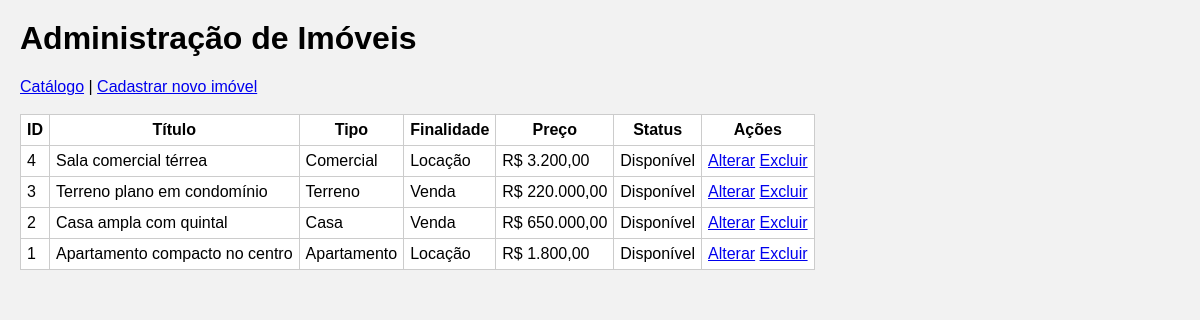
Page /Imovel/admin.php on the earlier database version.
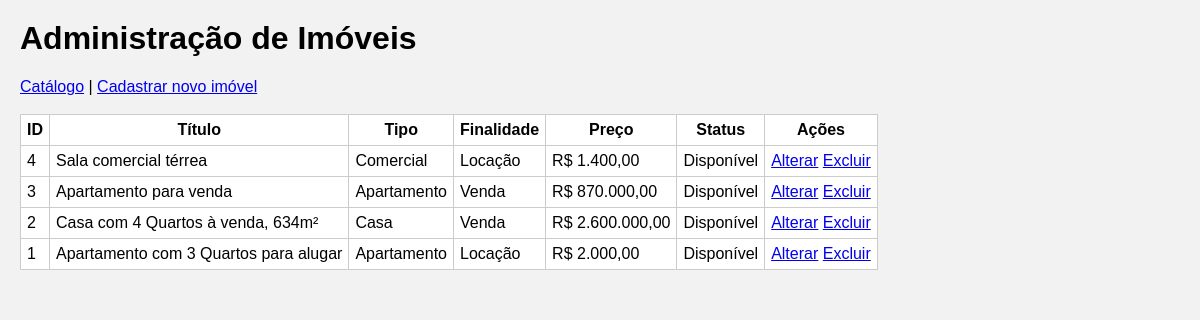
Same page on the later database version.
### tables this page shows
CREATE TABLE IF NOT EXISTS imoveis (
    id INT NOT NULL AUTO_INCREMENT,
    titulo VARCHAR(120) NOT NULL,
    tipo_imovel VARCHAR(30) NOT NULL,
    finalidade VARCHAR(15) NOT NULL,
    preco DECIMAL(12,2) NOT NULL CHECK (preco >= 0),
    endereco VARCHAR(200) NOT NULL,
    quartos INT NOT NULL DEFAULT 0 CHECK (quartos >= 0),
    banheiros INT NOT NULL DEFAULT 1 CHECK (banheiros >= 0),
    vagas_garagem INT NOT NULL DEFAULT 0 CHECK (vagas_garagem >= 0),
    area_m2 DECIMAL(8,2) NOT NULL CHECK (area_m2 > 0),
    descricao TEXT NULL,
    status VARCHAR(20) NOT NULL DEFAULT 'Disponível',
    data_cadastro TIMESTAMP NOT NULL DEFAULT CURRENT_TIMESTAMP,
    PRIMARY KEY (id)
);

### Imovel/admin.php (the view, shortened to what this page needs)
<HTML>
<HEAD>
 <link rel="stylesheet" href="estilo.css">
</HEAD>
<BODY>
<h1>Administração de Imóveis</h1>
<a href="index.php">Catálogo</a> | <a href="incluir.html">Cadastrar novo imóvel</a>
<br><br>
<?php
$bd=mysqli_connect("localhost","root","","lar_futuro") or die ("erro!");
mysqli_set_charset($bd,"utf8mb4");
$consulta=mysqli_query($bd,"select * from imoveis order by id desc");
$reg=mysqli_fetch_array($consulta);
?>
<table>
<tr><th>ID</th><th>Título</th><th>Tipo</th><th>Finalidade</th><th>Preço</th><th>Status</th><th>Ações</th></tr>
<?php
while ($reg)
{
	$id = $reg["id"];
	?>
	<tr>
		<td><?php echo $id; ?></td>
		<td><?php echo $reg["titulo"]; ?></td>
		<td><?php echo $reg["tipo_imovel"]; ?></td>
		<td><?php echo $reg["finalidade"]; ?></td>
		<td>R$ <?php echo number_format($reg["preco"],2,",","."); ?></td>
		<td><?php echo $reg["status"]; ?></td>
		<td>
			<a href="alterar.php?id=<?php echo $id; ?>">Alterar</a>
			<a href="excluir.php?id=<?php echo $id; ?>" onclick = "return confirm ('Tem certeza que deseja remover este imóvel?');">Excluir</a>
		</td>
	</tr>
	<?php
	$reg=mysqli_fetch_array($consulta);
}
?>
</table>
</BODY>
</HTML>

Differences in the rows shown:
changed imoveis "Sala comercial térrea": preco "3.200,00" → "1.400,00"
changed imoveis id 3: titulo "Terreno plano em condomínio" → "Apartamento para venda"; tipo_imovel "Terreno" → "Apartamento"; preco "220.000,00" → "870.000,00"
changed imoveis "Casa": titulo "Casa ampla com quintal" → "Casa com 4 Quartos à venda, 634m²"; preco "650.000,00" → "2.600.000,00"
changed imoveis id 1: titulo "Apartamento compacto no centro" → "Apartamento com 3 Quartos para alugar"; preco "1.800,00" → "2.000,00"
